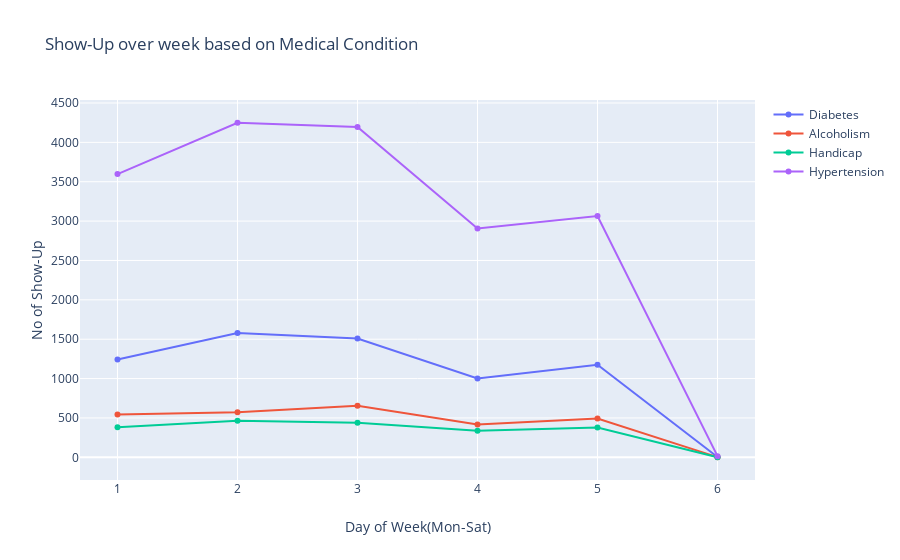

Here is the notebook cell this chart was saved with:
### Code cell
Diabetes = week_data[week_data['Category'] =='Diabetes']
Alcoholism = week_data[week_data['Category'] =='Alcoholism']
Handicap = week_data[week_data['Category'] =='Handicap']
Hypertension = week_data[week_data['Category'] =='Hypertension']

trace0 = go.Scatter(
x = Diabetes['DayOfWeek'],
y = Diabetes['Show-Up'],
mode = "lines+markers",
text = Diabetes['Category'],
name = 'Diabetes')

trace1 = go.Scatter(
x = Alcoholism['DayOfWeek'],
y = Alcoholism['Show-Up'],
mode = "lines+markers",
text = Alcoholism['Category'],
name = 'Alcoholism')

trace2 = go.Scatter(
x = Handicap['DayOfWeek'],
y = Handicap['Show-Up'],
mode = "lines+markers",
text = Handicap['Category'],
name = 'Handicap')

trace3 = go.Scatter(
x = Hypertension['DayOfWeek'],
y = Hypertension['Show-Up'],
mode = "lines+markers",
text = Hypertension['Category'],
name = 'Hypertension')

layout = dict(title = "Show-Up over week based on Medical Condition  ",hovermode='closest',xaxis=dict({"title":"Day of Week(Mon-Sat)"}),
             yaxis = dict({'title':'No of Show-Up'}))
data = [trace0,trace1,trace2,trace3]
fig = go.Figure(data= data,layout=layout)
iplot(fig,filename='basic-line')

### Figure 1 — Plotly figure (JSON) as saved in the notebook; plotly's stock layout.template omitted (floating-point values rounded to 4 significant figures)
{"data": [{"mode": "lines+markers", "name": "Diabetes", "text": ["Diabetes", "Diabetes", "Diabetes", "Diabetes", "Diabetes", "Diabetes"], "type": "scatter", "x": [1, 2, 3, 4, 5, 6], "y": [1243, 1580, 1508, 1001, 1176, 5]}, {"mode": "lines+markers", "name": "Alcoholism", "text": ["Alcoholism", "Alcoholism", "Alcoholism", "Alcoholism", "Alcoholism", "Alcoholism"], "type": "scatter", "x": [1, 2, 3, 4, 5, 6], "y": [544, 574, 654, 417, 492, 2]}, {"mode": "lines+markers", "name": "Handicap", "text": ["Handicap", "Handicap", "Handicap", "Handicap", "Handicap", "Handicap"], "type": "scatter", "x": [1, 2, 3, 4, 5, 6], "y": [382, 466, 438, 338, 378, 1]}, {"mode": "lines+markers", "name": "Hypertension", "text": ["Hypertension", "Hypertension", "Hypertension", "Hypertension", "Hypertension", "Hypertension"], "type": "scatter", "x": [1, 2, 3, 4, 5, 6], "y": [3597, 4249, 4195, 2907, 3065, 15]}], "layout": {"hovermode": "closest", "title": {"text": "Show-Up over week based on Medical Condition  "}, "xaxis": {"title": {"text": "Day of Week(Mon-Sat)"}}, "yaxis": {"title": {"text": "No of Show-Up"}}}}
